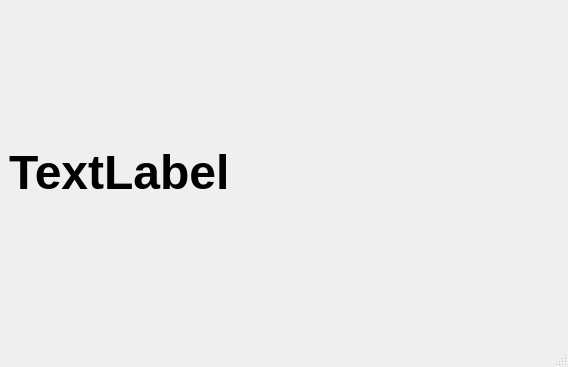
<?xml version="1.0" encoding="UTF-8"?>
<ui version="4.0">
 <class>MainWindow</class>
 <widget class="QMainWindow" name="MainWindow">
  <property name="geometry">
   <rect>
    <x>0</x>
    <y>0</y>
    <width>568</width>
    <height>367</height>
   </rect>
  </property>
  <property name="windowTitle">
   <string>MainWindow</string>
  </property>
  <widget class="QWidget" name="centralwidget">
   <layout class="QVBoxLayout" name="verticalLayout">
    <item>
     <widget class="QLabel" name="label_date_time">
      <property name="font">
       <font>
        <pointsize>36</pointsize>
        <bold>true</bold>
       </font>
      </property>
      <property name="text">
       <string>TextLabel</string>
      </property>
     </widget>
    </item>
   </layout>
  </widget>
  <widget class="QMenuBar" name="menubar">
   <property name="geometry">
    <rect>
     <x>0</x>
     <y>0</y>
     <width>568</width>
     <height>22</height>
    </rect>
   </property>
  </widget>
  <widget class="QStatusBar" name="statusbar"/>
 </widget>
 <resources/>
 <connections/>
</ui>
